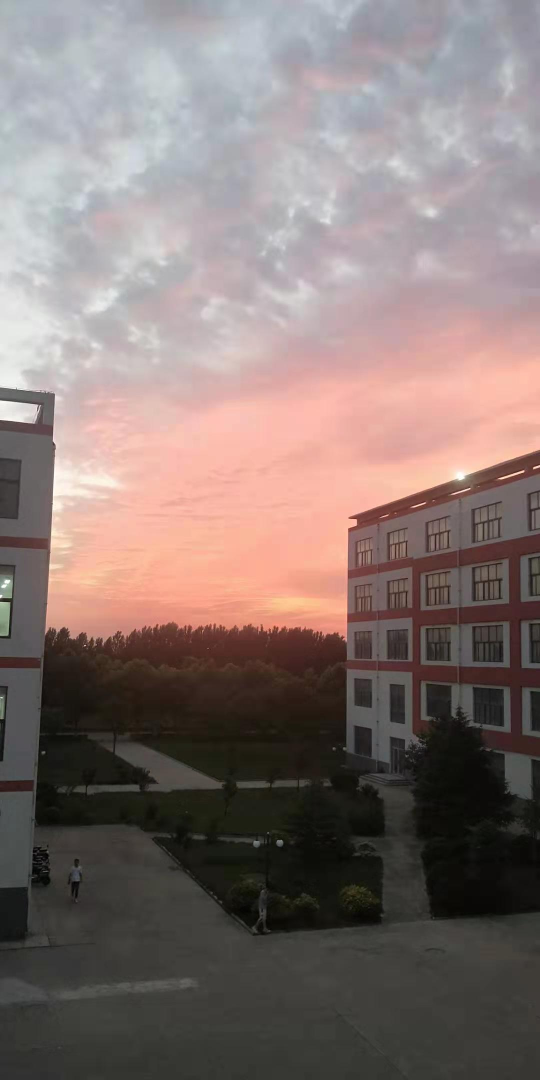
#> input picture MyPic.jpg, 1080 x 2160 px (shown at 1/2 size)
$ python work.py
#> lines starting #> are read from the running program, lines starting #| are printed output that depends on the picture; after the words box and inside, x2 and y2 are one past the last pixel; in counts of white or black regions, pixels touching at a corner belong together

# 对比度/亮度
# 饱和度
# 色调
# 重新着色

import cv2 as cv
import numpy as np

# 柔化  使用3*3的模板和5*5的模板  使图片更加平滑,模板越大，平滑效果越明显
# [119 lines left out: functions smooth_blur, sharpen, sharpen_sobel, brightness_ontrast_ratio_1, brightness_ontrast_ratio_2, img_HSI_S, not called in this run]
# 色调 转HSI  提高H 再转会RGB

# 重新着色 包含 二值图(调整阈值)，
def resetColor(img_path):
#> called with img_path = 'MyPic.jpg'
    original_img = cv.imread(img_path)
#> original_img is the input picture: shape (2160, 1080, 3); mean B, G, R 115.2, 118.4, 133.2
    original_imgResize = cv.resize(original_img, (512, 512))
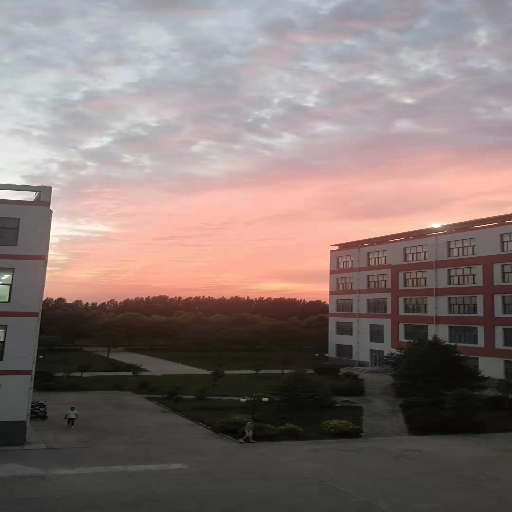
#> original_imgResize: shape (512, 512, 3); mean B, G, R 115.2, 118.3, 133.2

    bin_img_threshold1 = original_imgResize.copy()
    # 1.二值图
    GrayImg = cv.cvtColor(bin_img_threshold1,cv.COLOR_BGR2GRAY)
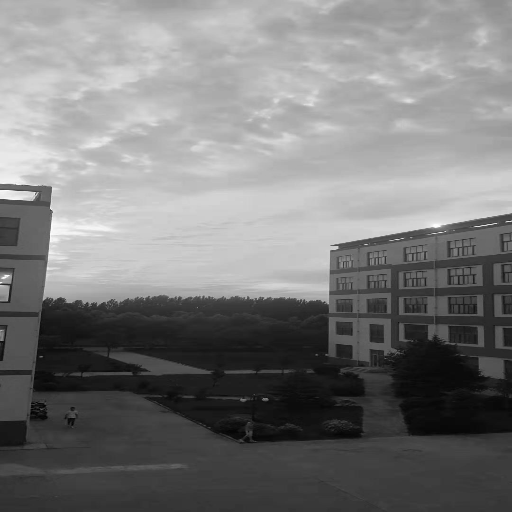
#> GrayImg: shape (512, 512); min 1, max 254, mean 122.4
    ret,thresh = cv.threshold(GrayImg,127,255,cv.THRESH_BINARY)
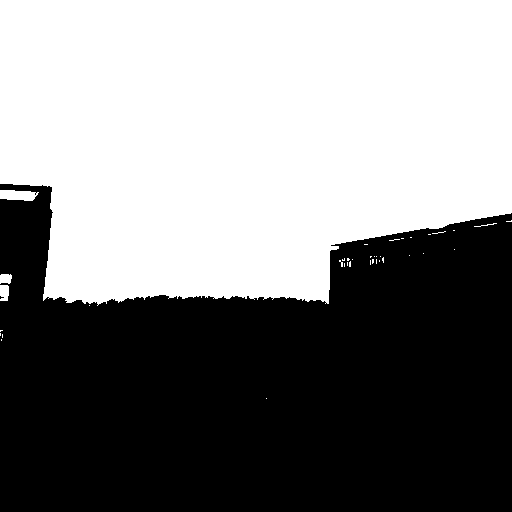
#> thresh: shape (512, 512); 51.7% white; 2 black regions (1 under 20 px), largest, box (x1, y1, x2, y2) and area: (0, 184, 512, 512) 126495
    # 2.其他颜色图  灰度图 和其他图片 进行图片加法运算  和蓝色图片运算
    img_rest = np.ones((512, 512), dtype=np.uint8)
    bgr_img_rest = cv.cvtColor(img_rest, cv.COLOR_GRAY2BGR)
#> bgr_img_rest: shape (512, 512, 3); every value is 1
    # BGR  0-2
    bgr_img_rest[:, :, 0] = 255 #纯蓝色
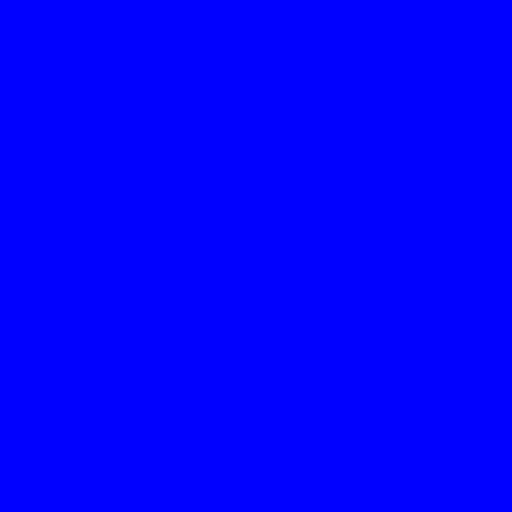
#> bgr_img_rest: shape (512, 512, 3); mean B, G, R 255, 1, 1
    bgr_img_rest[:, :, 1] = 0
    bgr_img_rest[:, :, 2] = 0
    # blue_img = np.array(,GrayImg.dtype)
    a = 0.7
    b= 0
    print(GrayImg.shape)
#| (512, 512)
    print(original_imgResize.shape)
#| (512, 512, 3)
    # new_img = cv.addWeighted(GrayImg, a, bgr_img_rest, 1 - a, b)
    # 灰度图转3通道
    out = cv.cvtColor(GrayImg,cv.COLOR_GRAY2RGB)
    new_img = cv.addWeighted(out, a, bgr_img_rest, 1 - a, b)
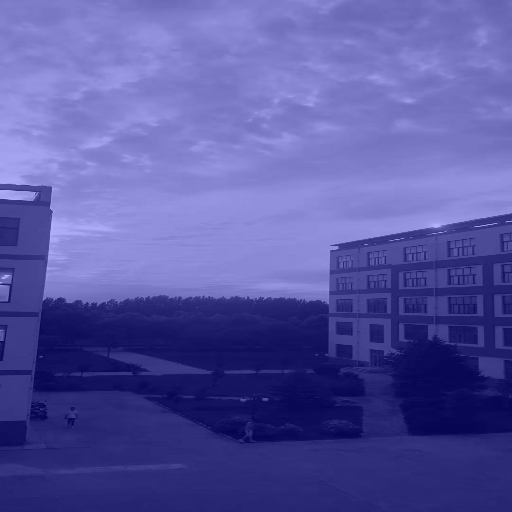
#> new_img: shape (512, 512, 3); mean B, G, R 162.2, 85.7, 85.7
    cv.imshow('original img', original_imgResize)
    cv.imshow('bin_img_t_127', thresh)
    cv.imshow('bin_img_b', bgr_img_rest)
    cv.imshow('out', out)
    cv.imshow('new_img', new_img)
    # cv.imshow('new_img', new_img)
    cv.waitKey(0)
    cv.destroyAllWindows()
    pass
img_path = 'MyPic.jpg'
# smooth_blur(img_path) # 柔化 使用3*3的模板和5*5的模板
# sharpen(img_path)  # 使用拉普拉斯算子
# sharpen_sobel(img_path) # 使用sobel算子进行水平方向和垂直方向
# brightness_ontrast_ratio_1(img_path,1.2,100) # 原始方式
# brightness_ontrast_ratio_2(img_path,1.2,10)# cv 方式
# img_HSI_S(img_path)
resetColor(img_path)
